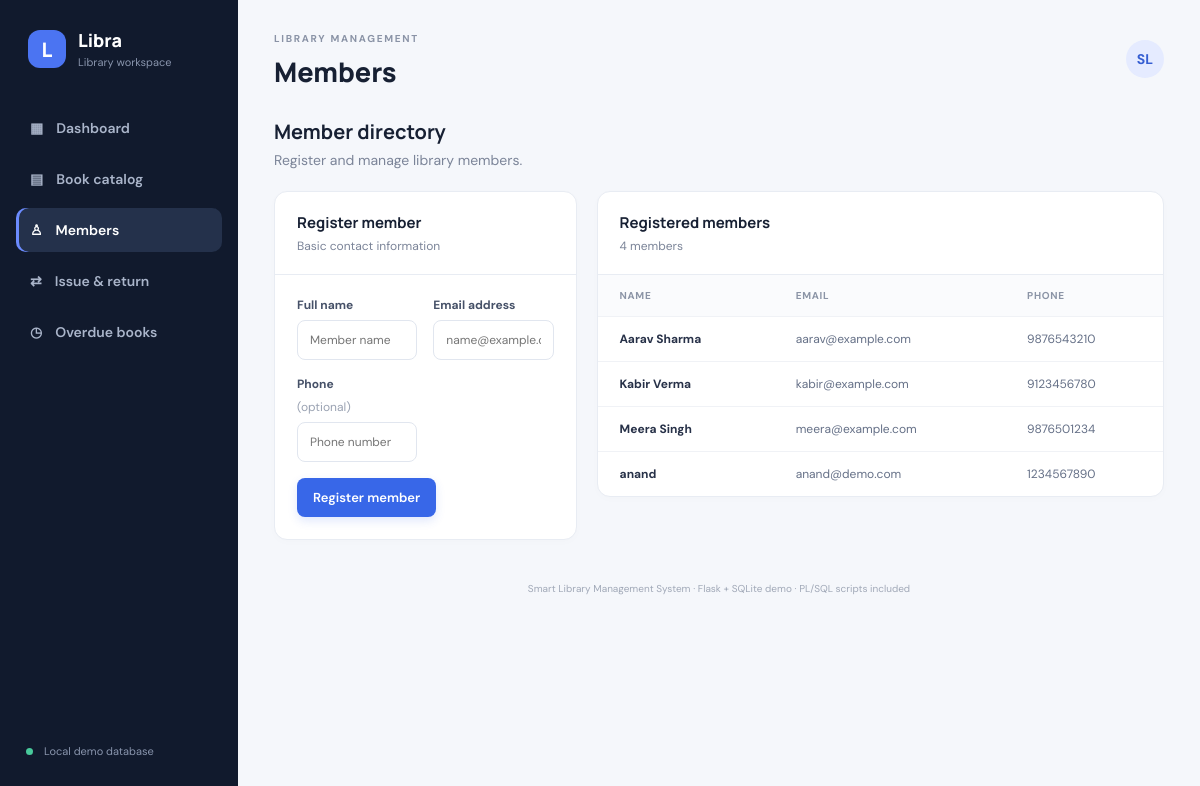
/members, run on the app's committed database.
### tables this page shows
CREATE TABLE members (
            id INTEGER PRIMARY KEY AUTOINCREMENT,
            name TEXT NOT NULL,
            email TEXT UNIQUE NOT NULL,
            phone TEXT
        );

### app.py (the view, shortened to what this page needs)
@app.route("/members", methods=["GET", "POST"])
def members():
    with get_db() as db:
        rows = db.execute("SELECT * FROM members ORDER BY name").fetchall()
    return render_template("members.html", members=rows)

### app.py (called while the page is built)
def get_db():
    conn = sqlite3.connect(DB_PATH)
    conn.row_factory = sqlite3.Row
    conn.execute("PRAGMA foreign_keys = ON")
    return conn

### templates/members.html
{% extends "base.html" %}
{% block title %}Members · Libra{% endblock %}{% block heading %}Members{% endblock %}
{% block content %}<div class="page-intro"><div><h2>Member directory</h2><p>Register and manage library members.</p></div></div>
<div class="content-grid">
<section class="panel"><div class="panel-head"><div><h3>Register member</h3><p>Basic contact information</p></div></div><form method="post" class="form-grid">
<label>Full name<input name="name" required placeholder="Member name"></label><label>Email address<input name="email" type="email" required placeholder="name@example.com"></label><label>Phone <span class="muted">(optional)</span><input name="phone" placeholder="Phone number"></label><div class="form-actions"><button class="btn primary">Register member</button></div></form></section>
<section class="panel"><div class="panel-head"><div><h3>Registered members</h3><p>{{ members|length }} members</p></div></div><div class="table-wrap"><table><thead><tr><th>Name</th><th>Email</th><th>Phone</th></tr></thead><tbody>{% for member in members %}<tr><td class="strong">{{ member.name }}</td><td>{{ member.email }}</td><td>{{ member.phone or '—' }}</td></tr>{% else %}<tr><td colspan="3">No members yet.</td></tr>{% endfor %}</tbody></table></div></section></div>{% endblock %}

### static/style.css (style rules this page uses)
:root { --bg:#f5f7fb;--surface:#fff;--text:#172033;--muted:#7b8498;--line:#e8ecf3;--blue:#3867e8;--blue-soft:#edf2ff;--sidebar:#111a2d }
* { box-sizing:border-box }
body { margin:0;background:var(--bg);color:var(--text);font:14px 'DM Sans',sans-serif;display:flex;min-height:100vh }
.welcome,.page-intro { display:flex;justify-content:space-between;align-items:center;margin-bottom:22px }
.welcome h2,.page-intro h2 { font:700 20px Manrope;margin:0 0 6px }
.welcome p,.page-intro p { color:var(--muted);margin:0 }
.btn { border:0;border-radius:8px;padding:11px 16px;font:600 13px 'DM Sans';cursor:pointer;text-decoration:none;display:inline-flex;align-items:center;justify-content:center;gap:6px }
.btn.primary { background:var(--blue);color:#fff;box-shadow:0 4px 10px #3867e826 }
.stat-card,.panel { background:var(--surface);border:1px solid var(--line);border-radius:13px;box-shadow:0 2px 8px #17203304 }
.panel { margin-bottom:22px;overflow:hidden }
.panel-head { display:flex;justify-content:space-between;align-items:center;padding:20px 22px;border-bottom:1px solid var(--line);gap:15px }
.panel-head h3 { font:700 15px Manrope;margin:0 0 5px }
.panel-head p { font-size:12px;color:var(--muted);margin:0 }
.table-wrap { overflow-x:auto }
table { width:100%;border-collapse:collapse;text-align:left;white-space:nowrap }
th { font-size:10px;text-transform:uppercase;letter-spacing:.7px;color:#8b94a6;background:#fafbfd;font-weight:700 }
th,td { padding:14px 22px;border-bottom:1px solid #f0f2f6 }
td { font-size:12px;color:#657087 }
tbody tr:last-child td { border-bottom:0 }
.strong { font-weight:700;color:#273148 }
.content-grid { display:grid;grid-template-columns:minmax(270px,.8fr) minmax(0,1.5fr);gap:20px;align-items:start }
.form-grid { padding:22px;display:grid;grid-template-columns:1fr 1fr;gap:16px }
.form-grid label { display:flex;flex-direction:column;gap:7px;font-size:12px;font-weight:700;color:#465168 }
.form-grid input,.form-grid select,.search input { width:100%;border:1px solid #e1e6ef;background:#fff;border-radius:8px;padding:11px 12px;font:12px 'DM Sans';color:var(--text);outline:none }
.form-actions { grid-column:1/-1 }
.muted { font-weight:400;color:#9aa2b2 }

### data on the page
members: name "Aarav Sharma", email "aarav@example.com", phone "9876543210"
members: name "Kabir Verma", email "kabir@example.com", phone "9123456780"
members: name "Meera Singh", email "meera@example.com", phone "9876501234"
members: name "anand", email "anand@demo.com", phone "1234567890"

### other printed values
{{ members|length }} "4"
